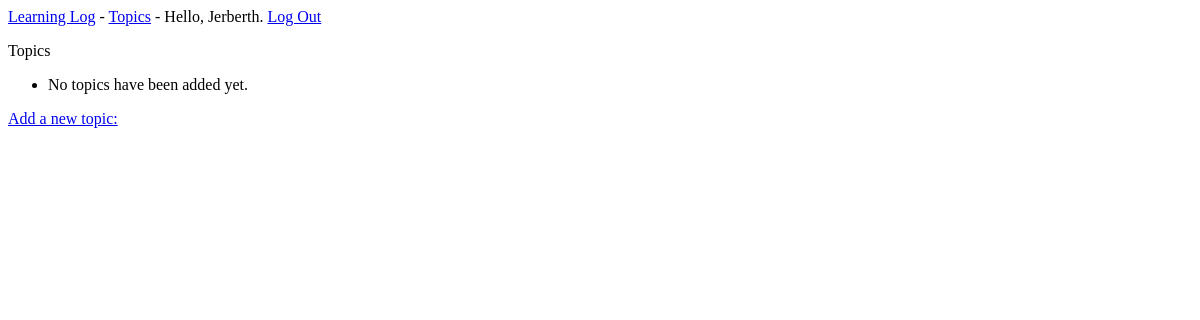
The app's page /topics/ (signed in), older data.
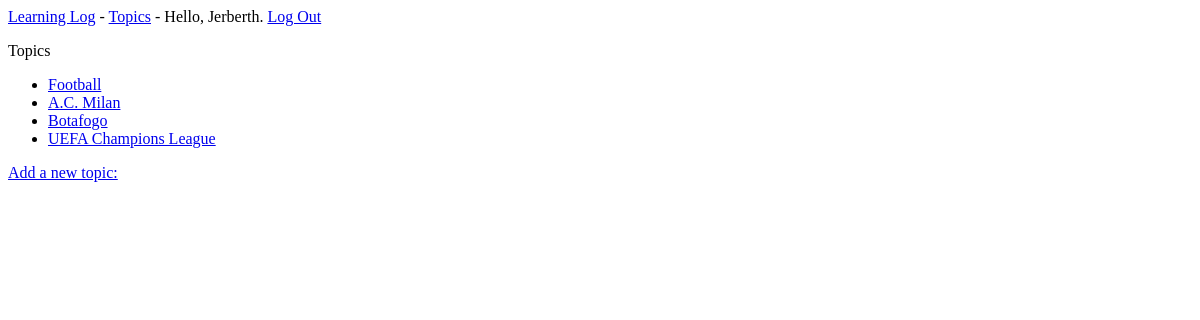
The same page, newer data.
### learning_logs/models.py (models this page shows)
class Topic(models.Model):
    text = models.CharField(max_length=200)
    date_added = models.DateTimeField(auto_now_add=True)
    owner = models.ForeignKey(User, on_delete=models.SET_NULL, null=True)
    def __str__(self) -> str:
        return self.text

### learning_logs/views.py (the view)
# urls.py: path('topics/', views.topics, name='topics'), # Mostra todos os assuntos
@login_required(login_url='users:login', redirect_field_name='next')
def topics(request):
    topics = Topic.objects.filter(owner=request.user).order_by('date_added')
    context = {'topics': topics}
    return render(request, 'learning_logs/pages/topics.html', context)

### learning_logs/templates/learning_logs/pages/topics.html
{% extends 'learning_logs/pages/base.html' %}
{% block content %}
    <p>Topics</p>
    <ul>
        {% for topic in topics %}
            <li>
                <a href="{% url 'learning_logs:topic' topic.id %}">{{ topic }}</a>
            </li>
        {% empty %}
            <li>No topics have been added yet.</li>
        {% endfor %}
    </ul>
    <a href="{% url 'learning_logs:new_topic' %}">Add a new topic:</a>
{% endblock content %}

Row changes from the older to the newer data that the page shows:
now on this page (row edited): Topic: text "Football"
now on this page (row edited): Topic: text "A.C. Milan"
now on this page (row edited): Topic: text "Botafogo"
now on this page (row edited): Topic: text "UEFA Champions League"
Text that changed along with them:
text no longer shown: "No topics have been added yet."
